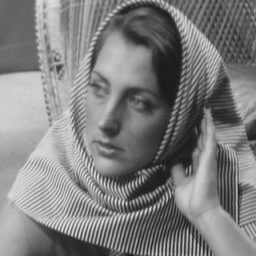
#> input picture image-compression/jpeg/image-1.png, 256 x 256 px; its folder holds only this picture in this run
$ python inbui.py
#> lines starting #> are read from the running program, lines starting #| are printed output that depends on the picture
import os
import numpy as np
from PIL import Image
import matplotlib.pyplot as plt


def jpeg_compression(input_image_path, output_image_path, quality):
    """
    Compresses an image using JPEG compression, saves the compressed file,
    and returns the compressed file size.

    Parameters:
        input_image_path (str): Path to the input image.
        output_image_path (str): Path to save the compressed JPEG image.
        quality (int): JPEG quality factor (1-100, higher means better quality).

    Returns:
        compressed_file_size (int): Size of the compressed file in bytes.
    """
    original_image = Image.open(input_image_path)

    # Ensure the image is in a JPEG-compatible mode
    if original_image.mode not in ("L", "RGB"):
        if original_image.mode == "RGBA" or original_image.mode.startswith("P"):
            original_image = original_image.convert("RGB")
        else:
            original_image = original_image.convert("L")

    original_image.save(output_image_path, format="JPEG", quality=quality)
    compressed_file_size = os.path.getsize(output_image_path)
    return compressed_file_size


def calculate_rmse(original_image, compressed_image_path):
    """
    Calculates RMSE between the original image and the decompressed JPEG image.

    Parameters:
        original_image (PIL.Image): The original image.
        compressed_image_path (str): Path to the compressed JPEG image.

    Returns:
        rmse (float): Root Mean Square Error between the images.
    """
    compressed_image = Image.open(compressed_image_path)
    original_array = np.array(original_image)
    compressed_array = np.array(compressed_image.resize(original_image.size))
    mse = np.mean((original_array - compressed_array) ** 2)
    return np.sqrt(mse)


def process_images(image_count):
    """
    Processes images named image-1.png to image-<image_count>.png.
    Compresses them for multiple Q values and plots RMSE vs. BPP.

    Parameters:
        image_count (int): Number of input images (e.g., 20 for image-1.png to image-20.png).
    """
#> called with image_count = 5
    Q_values = [1, 3, 5, 10, 15, 25, 40, 50, 75, 90, 100]
    output_dir = "compressed_results"
    os.makedirs(output_dir, exist_ok=True)

    for i in range(1, image_count + 1):
        input_file = f"image-{i}.png"
        print(f"Processing {input_file}...")

        try:
            original_image = Image.open(input_file).convert('L')  # Convert to grayscale if needed
#> original_image is the input picture: PIL image 256x256 L; min 23, max 231, mean 126.4
        except FileNotFoundError:
            print(f"File {input_file} not found. Skipping...")
            continue

        rmse_values = []
        bpp_values = []

        for Q in Q_values:
            output_file = os.path.join(output_dir, f"image-{i}_Q{Q}.jpg")
            compressed_size = jpeg_compression(input_file, output_file, Q)
            rmse = calculate_rmse(original_image, output_file)
#> in calculate_rmse, `compressed_image = Image.open(compressed_image_path)`:
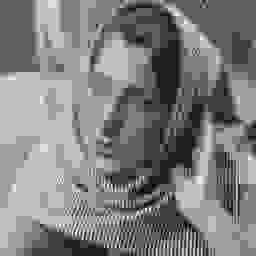
#> compressed_image: PIL image 256x256 L; min 0, max 255, mean 126.4
#> in calculate_rmse, `mse = np.mean((original_array - compressed_array) ** 2)`: mse = 84.75
#> rmse = 9.21
            rmse_values.append(rmse)

            # Calculate BPP (Bits Per Pixel)
            image_pixels = original_image.width * original_image.height
#> image_pixels = 65536
            bpp = (compressed_size * 8) / image_pixels  # Bits per pixel
#> bpp = 0.193
            bpp_values.append(bpp)

            print(f"Image-{i}, Q={Q}, RMSE={rmse:.4f}, BPP={bpp:.4f}")
#| Image-1, Q=1, RMSE=9.2062, BPP=0.1931

        # Plot RMSE vs BPP for the current image
        plt.figure(figsize=(10, 6))
        plt.plot(bpp_values, rmse_values, marker='o', label=f"image-{i}")
        plt.title(f"RMSE vs. BPP for image-{i}")
        plt.xlabel("Bits Per Pixel (BPP)")
        plt.ylabel("Root Mean Square Error (RMSE)")
        plt.grid(True)
        plt.legend()
        plot_file = os.path.join(output_dir, f"image-{i}_rmse_vs_bpp.png")
        plt.savefig(plot_file)
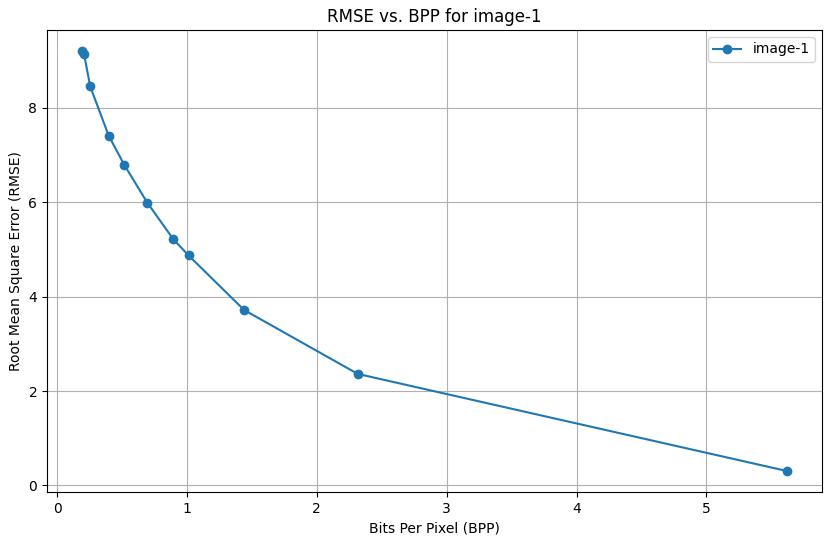
#> figure drawn by matplotlib, 1 panel; curve peaks at x = 0.193, y = 9.21
        plt.close()
        print(f"Saved plot: {plot_file}")


if __name__ == "__main__":
    process_images(5)  # Adjust the range as needed (e.g., 20 for image-1.png to image-20.png)
